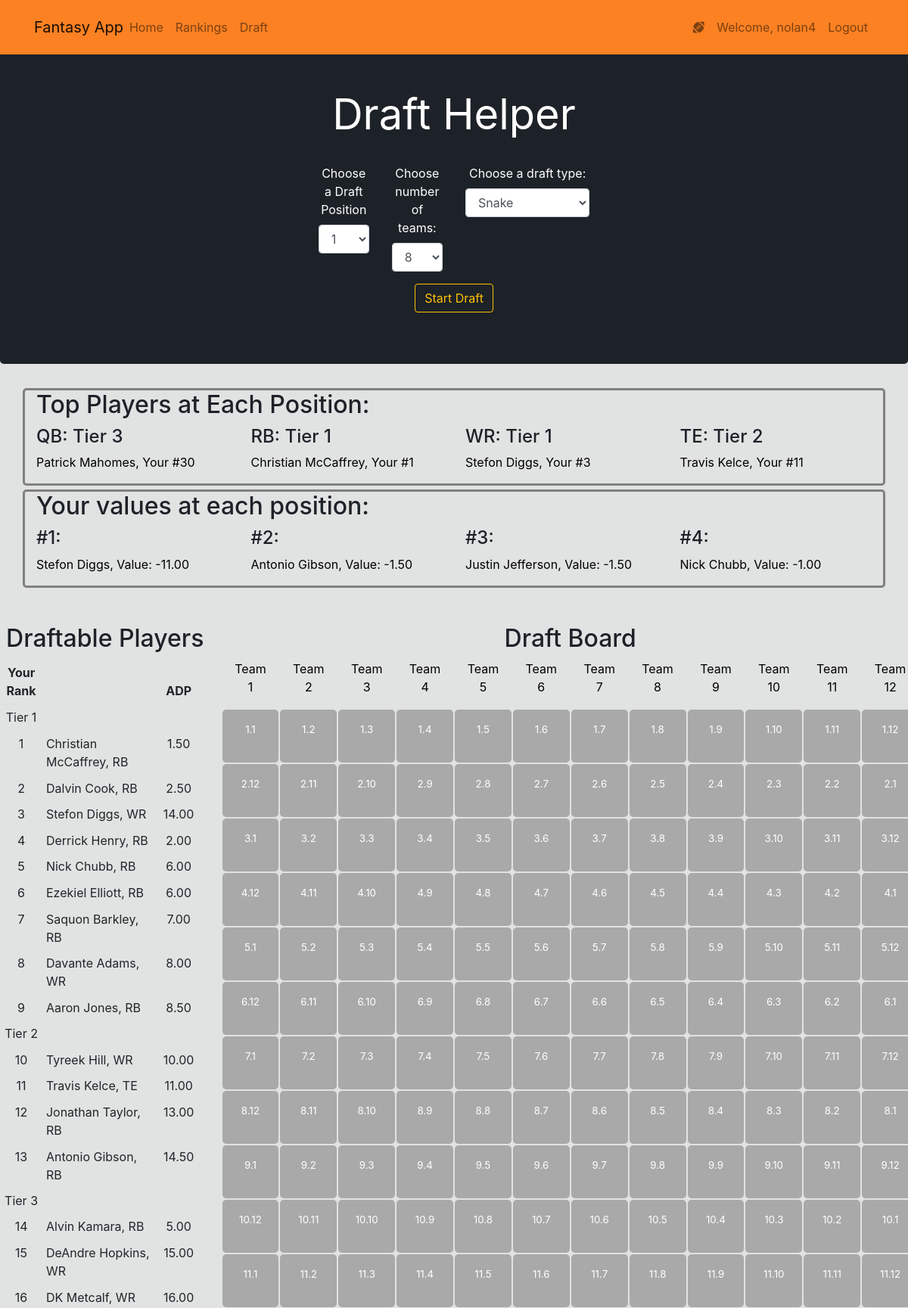
The app's page /draft (signed in, upper part) with its own data.
### website/models.py (models this page shows, shortened)
class User(db.Model, UserMixin):
    id = db.Column(db.Integer(), primary_key=True)
    username = db.Column(db.String(length=30), nullable=False, unique=True)
    email_address = db.Column(db.String(length=50), nullable=False, unique=True)
    password_hash = db.Column(db.String(length=60), nullable=False)
    """tier1_cutoff = db.Column(db.Integer(), nullable=False)
    tier2_cutoff = db.Column(db.Integer())
    tier3_cutoff = db.Column(db.Integer())
    tier4_cutoff = db.Column(db.Integer())
    tier5_cutoff = db.Column(db.Integer())
    tier6_cutoff = db.Column(db.Integer())
    tier7_cutoff = db.Column(db.Integer())
    tier8_cutoff = db.Column(db.Integer())
    tier9_cutoff = db.Column(db.Integer())
    tier10_cutoff = db.Column(db.Integer())
    tier11_cutoff = db.Column(db.Integer())
    tier12_cutoff = db.Column(db.Integer())"""
    @property
    def password(self):
        return self.password

class Player(db.Model):
    id = db.Column(db.Integer(), primary_key=True)
    rank = db.Column(db.Integer())
    name = db.Column(db.String(length=40), nullable=False, unique=True)
    position = db.Column(db.String(length=3), nullable=False)
    team = db.Column(db.String(length=4))
    adp = db.Column(db.DECIMAL(3,2))
    fp_rank = db.Column(db.Integer())
    ffb_calc_rank = db.Column(db.Integer())
    sport_news_rank = db.Column(db.Integer())
    position_rank = db.Column(db.Integer())
    def __repr__(self):
        return f'Player {self.name}'

### website/routes.py (the view)
@app.route('/draft')
def draft_page():
    players = db.session.query(Player, Rank.custom_rank, Rank.custom_tier).join(Rank, Player.id == Rank.player_id).filter(Rank.user_id == current_user.id).order_by(Rank.custom_rank).all()
    values = db.session.query(Player, Rank.custom_rank, Rank.custom_rank - Player.adp).join(Rank, Player.id == Rank.player_id).filter(Rank.user_id == current_user.id).order_by(Rank.custom_rank - Player.adp).all()
    qbs = db.session.query(Player, Rank.custom_rank, Rank.custom_tier).join(Rank, Player.id == Rank.player_id).filter(Rank.user_id == current_user.id, Player.position == "QB").order_by(Rank.custom_rank).all()
    rbs = db.session.query(Player, Rank.custom_rank, Rank.custom_tier).join(Rank, Player.id == Rank.player_id).filter(Rank.user_id == current_user.id, Player.position == "RB").order_by(Rank.custom_rank).all()
    wrs = db.session.query(Player, Rank.custom_rank, Rank.custom_tier).join(Rank, Player.id == Rank.player_id).filter(Rank.user_id == current_user.id, Player.position == "WR").order_by(Rank.custom_rank).all()
    tes = db.session.query(Player, Rank.custom_rank, Rank.custom_tier).join(Rank, Player.id == Rank.player_id).filter(Rank.user_id == current_user.id, Player.position == "TE").order_by(Rank.custom_rank).all()
    print(values[0])
    swap_rank_form = SwapRankForm()
    return render_template('draft.html', players=players, values=values, qbs=qbs, rbs=rbs, wrs=wrs, tes=tes, swap_rank_form=swap_rank_form)

### website/forms.py
class SwapRankForm(FlaskForm):
	num_players = len(Player.query.all())
	new_rank= IntegerField(label='Old Player Rank', validators=[DataRequired(), NumberRange(1, num_players - 1)])
	submit = SubmitField(label='Submit Rank Change')

### website/models.py (called while the page is built)
@login_manager.user_loader
def load_user(user_id):
    return User.query.get(int(user_id))

### website/templates/draft.html (shortened to what this page needs)
{% extends 'base.html' %}
{% block content %}
<div class="jumbotron text-center" style="color:white; background-color:#1D2228;">
   <div class="mx-auto my-1">
   	<h1 class="display-4 font-weight-normal" style="color: white">Draft Helper</h1>
   	<br>
   	<form class="form-group row">
   		<div class="col-1 offset-4">
   			<label for="draft_pos" style="color:white">Choose a Draft Position</label>
   			<select name="draft_pos" id="draft_pos" class="form-control">
   				<option value=1>1</option>
   			</select>
   		</div>
   		<div class="col-1">
   			<label for="num_teams" style="color:white;">Choose number of teams:</label>
   			<select name="num_teams" id="num_teams" class="form-control">
   				<option value=8>8</option>
   			</select>
   		</div>
   		<div class="col-2">
   			<label for="draft_type" style="color:white;">Choose a draft type:</label>
   			<select name="draft_type" id="draft_type" class="form-control">
   				<option value="snake">Snake</option>
   			</select>
	   	</div>
   	</form>
      <a class="btn btn-outline-warning" id="start-btn" onclick="draft()">Start Draft</a>
   </div>
</div>
<div class="container advice-bar">
	<h2>Top Players at Each Position:</h1>
	<div class="row">
		<div class="col">
			<h4>QB: Tier {{ qbs[0].custom_tier }}</h4>
			<p>{{ qbs[0][0].name }}, Your #{{ qbs[0].custom_rank }}</p>
		</div>
		<div class="col">
			<h4>RB: Tier {{ rbs[0].custom_tier }}</h4>
			<p>{{ rbs[0][0].name }}, Your #{{ rbs[0].custom_rank }}</p>
		</div>
		<div class="col">
			<h4>WR: Tier {{ wrs[0].custom_tier }}</h4>
			<p>{{ wrs[0][0].name}}, Your #{{ wrs[0].custom_rank }}</p>
		</div>
		<div class="col">
			<h4>TE: Tier {{ tes[0].custom_tier }}</h4>
			<p>{{ tes[0][0].name }}, Your #{{ tes[0].custom_rank }}</p>
		</div>
	</div>
</div>
<div class="container advice-bar">
	<h2>Your values at each position:</h1>
	<div class="row">
		<div class="col">
			<h4>#1:</h4>
			<p>{{ values[0][0].name }}, Value: {{ values[0][2] }}</p>
		</div>
		<div class="col">
			<h4>#2:</h4>
			<p>{{ values[1][0].name }}, Value: {{ values[1][2] }}</p>
		</div>
		<div class="col">
			<h4>#3:</h4>
			<p>{{ values[2][0].name }}, Value: {{ values[2][2] }}</p>
		</div>
		<div class="col">
			<h4>#4:</h4>
			<p>{{ values[3][0].name }}, Value: {{ values[3][2] }}</p>
		</div>
	</div>
</div>
<div class="row mt-5">
	<div class="col-sm-3">
		<table id="draftable-players-table" class="table table-hover table-sm tab" style="margin-left:auto; margin-right:auto;">
			<thead>
				<h2 class="text-center">Draftable Players</h2>
				<tr>
					<th scope="col" class="text-center">Your Rank</th>
					<th scope="col" class="text-center"></th>
					<th scope="col" class="text-center">ADP</th>
					<th scope="col" class="text-center options-col"></th>
				</tr>
			</thead>
			<tbody>
				{% set counter = [0] %}
				{% for player in players %}
					{% if player.custom_tier > counter|last %}
						<tr class="tier-row">
							<td>Tier {{ player.custom_tier }}</td>
						</tr>
					{% endif %}
					<tr class="player-row" id="{{ player[0].id }}-row">
						<td>{{ player.custom_rank }}</td>
						<td class="text-left name">{{ player[0].name }}, {{ player[0].position }}</td>
						<td>{{ player[0].adp }}
						<td class="text-center options-col">
						</td>
					</tr>
				{% endfor %}
			</tbody>
		</table>
	</div>
	<div class="col-sm-9">
		<table class="draft-board">
			<thead>
				<h2 class="text-center">Draft Board</h2>
				<tr class="row">
				{% for i in range(12) %}
					<td class="col" id="team-{{ i + 1 }}">
						<p>Team {{i + 1}}</p>
					</td>
				{% endfor %}
				</tr>
			</thead>
			<tbody>
			{% for i in range(15) %}
				<tr class="row">
					{% for j in range(12) %}
						<td class="col card draft-card" id="rd{{i + 1}}-pk{{ (j + 1 - (13 * (i % 2)))|abs }}">
							<p class="pick-placeholder">{{i + 1}}.{{(j + 1 - (13 * (i % 2)))|abs}}</p>
						</td>
					{% endfor %}
				</tr>
			{% endfor %}
			</tbody>
		</table>
	</div>
</div>
{% endblock %}

### website/templates/base.html (shortened to what this page needs)
<!doctype html>
<html lang="en">
	<head>
		<link rel="stylesheet" href="https://cdn.jsdelivr.net/npm/bootstrap@4.5.3/dist/css/bootstrap.min.css">
	</head>
	<body style="background-color: #E1E2E2; color:  #1D2228; padding: 50px 0px 0px 0px; z-index: 0;">
		<nav class="py-3 navbar navbar-expand-sm navbar-light fixed-top" style="background-color: #FB8122;">
			<div class="container">
				<a class="navbar-brand mr-auto" href="{{ url_for('home_page') }}">Fantasy App</a>
				<div class="collapse navbar-collapse" id="navbarNav">
					<ul class="navbar-nav mr-auto">
						<li class="nav-item">
							<a class="nav-link" href="{{ url_for('home_page') }}">Home <span class="sr-only">(current)</span></a>
						</li>
						<li class="nav-item">
							<a class="nav-link" href="{{ url_for('rankings_page') }}">Rankings</a>
						</li>
						<li class="nav-item">
							<a class="nav-link" href="{{ url_for('draft_page') }}">Draft</a>
						</li>
					</ul>
					{% if current_user.is_authenticated %}
					<ul class="navbar-nav">
						<li class="nav-item">
							<a class="nav-link">
								<i class="fas fa-football-ball"></i>
							</a>
						</li>
						<li class="nav-item">
							<a class="nav-link">Welcome, {{ current_user.username }}</a>
						</li>
						<li class="nav-item">
							<a class="nav-link" href="{{ url_for('logout_page') }}">Logout</a>
						</li>
					</ul>
				{% endif %}
			</div>
		</nav>
	{% block content %}
	{% endblock %}
</body>
</html>

### website/templates/draft.html (style rules this page uses)
.card { height: 70px; width: 110px; background-color: #A9A9A9; color: #E1E2E2; text-align: center; margin: 1px 1px 1px 1px; }
p { color: white; }
thead p { color: black; }
td { text-align: center; justify-content: center; }
.draft-card { font-size: 10pt; border: none; border-radius: 5px; }
.advice-bar { border: 3px solid grey; border-radius: 5px; margin-top: 5px; margin-bottom: 5px; }
.advice-bar p { color: black; }

### website/templates/base.html (style rules this page uses)
label, h1, h6 { color: #1D2228; }

### records on screen
User: username "nolan4"
Player: name "Patrick Mahomes"
Player: name "Christian McCaffrey", custom_tier "1", custom_rank "1", position "RB", adp "1.50"
Player: name "Stefon Diggs", custom_rank "3", position "WR", adp "14.00"
Player: name "Travis Kelce", custom_rank "11", position "TE", adp "11.00"
Player: name "Antonio Gibson", custom_rank "13", position "RB", adp "14.50"
Player: name "Justin Jefferson"
Player: name "Nick Chubb", custom_rank "5", position "RB", adp "6.00"
Player: custom_rank "2", name "Dalvin Cook", position "RB", adp "2.50"
Player: custom_rank "4", name "Derrick Henry", position "RB", adp "2.00"
Player: custom_rank "6", name "Ezekiel Elliott", position "RB", adp "6.00"
Player: custom_rank "7", name "Saquon Barkley", position "RB", adp "7.00"
Player: custom_rank "8", name "Davante Adams", position "WR", adp "8.00"
Player: custom_rank "9", name "Aaron Jones", position "RB", adp "8.50"
Player: custom_tier "2", custom_rank "10", name "Tyreek Hill", position "WR", adp "10.00"
Player: custom_rank "12", name "Jonathan Taylor", position "RB", adp "13.00"
Player: custom_tier "3", custom_rank "14", name "Alvin Kamara", position "RB", adp "5.00"
Player: custom_rank "15", name "DeAndre Hopkins", position "WR", adp "15.00"
Player: custom_rank "16", name "DK Metcalf", position "WR", adp "16.00"

### other values on screen
{{ qbs[0].custom_tier }} "3"
{{ qbs[0].custom_rank }} "30"
{{ rbs[0].custom_tier }} "1"
{{ rbs[0].custom_rank }} "1"
{{ wrs[0].custom_tier }} "1"
{{ wrs[0].custom_rank }} "3"
{{ tes[0].custom_tier }} "2"
{{ tes[0].custom_rank }} "11"
{{ values[0][2] }} "-11.00"
{{ values[1][2] }} "-1.50"
{{ values[2][2] }} "-1.50"
{{ values[3][2] }} "-1.00"
{{ i + 1 }} "1" "2" "3" "4" "5" "6" "7" "8" "9" "10" "11" "12"
{{ i + 1 }} "1" "1" "1" "1" "1" "1" "1" "1" "1" "1" "1" "1" "2" "2" "2" "2" "2" "2" "2" "2" "2" "2" "2" "2" "3" "3" "3" "3" "3" "3" "3" "3" "3" "3" "3" "3" "4" "4" "4" "4" "4" "4" "4" "4" "4" "4" "4" "4" "5" "5" "5" "5" "5" "5" "5" "5" "5" "5" "5" "5" "6" "6" "6" "6" "6" "6" "6" "6" "6" "6" "6" "6" "7" "7" "7" "7" "7" "7" "7" "7" "7" "7" "7" "7" "8" "8" "8" "8" "8" "8" "8" "8" "8" "8" "8" "8" "9" "9" "9" "9" "9" "9" "9" "9" "9" "9" "9" "9" "10" "10" "10" "10" "10" "10" "10" "10" "10" "10" "10" "10" "11" "11" "11" "11" "11" "11" "11" "11" "11" "11" "11" "11"
{{ (j + 1 - (13 * (i % 2)))|abs }} "1" "2" "3" "4" "5" "6" "7" "8" "9" "10" "11" "12" "12" "11" "10" "9" "8" "7" "6" "5" "4" "3" "2" "1" "1" "2" "3" "4" "5" "6" "7" "8" "9" "10" "11" "12" "12" "11" "10" "9" "8" "7" "6" "5" "4" "3" "2" "1" "1" "2" "3" "4" "5" "6" "7" "8" "9" "10" "11" "12" "12" "11" "10" "9" "8" "7" "6" "5" "4" "3" "2" "1" "1" "2" "3" "4" "5" "6" "7" "8" "9" "10" "11" "12" "12" "11" "10" "9" "8" "7" "6" "5" "4" "3" "2" "1" "1" "2" "3" "4" "5" "6" "7" "8" "9" "10" "11" "12" "12" "11" "10" "9" "8" "7" "6" "5" "4" "3" "2" "1" "1" "2" "3" "4" "5" "6" "7" "8" "9" "10" "11" "12"
